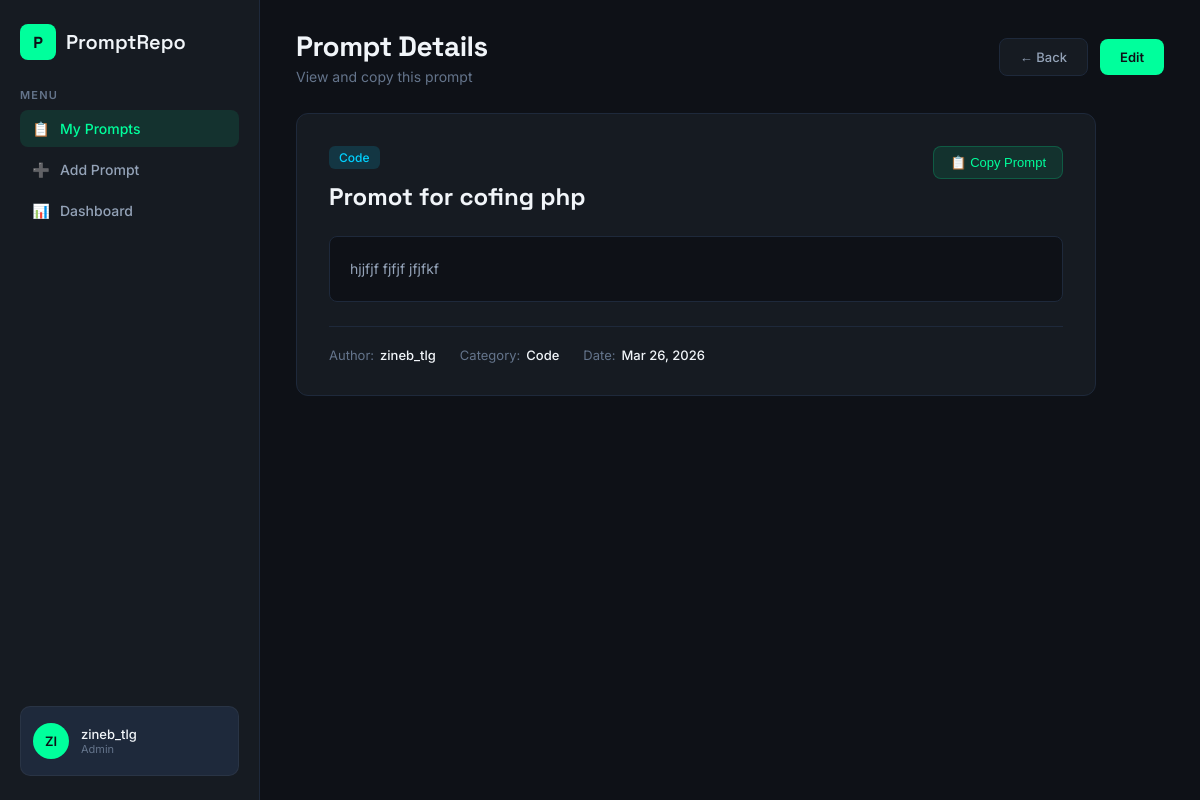
The page /prompts/view.php?id=3 (signed in) on the database its author committed.
### tables this page shows
CREATE TABLE `prompts` (
  `Id` int(11) NOT NULL,
  `Title` varchar(100) NOT NULL,
  `content` text NOT NULL,
  `User_Id` int(11) NOT NULL,
  `Category_Id` int(11) NOT NULL,
  `Created_at` datetime DEFAULT current_timestamp()
);

CREATE TABLE `categories` (
  `Id` int(11) NOT NULL,
  `Title` varchar(50) NOT NULL,
  `Created_at` datetime DEFAULT current_timestamp()
);

CREATE TABLE `users` (
  `Id` int(11) NOT NULL,
  `Username` varchar(50) NOT NULL,
  `Password` varchar(255) NOT NULL,
  `Email` varchar(150) NOT NULL,
  `Role` enum('admin','user') DEFAULT 'user',
  `Created_at` datetime DEFAULT current_timestamp()
);

### prompts/view.php (the view, shortened to what this page needs)
<?php
$database = new Database();
$db = $database->connect();
$prompt = new Prompt($db);
$prompt->id = $_GET['id'];
$stmt = $db->prepare("SELECT Prompts.*, Users.Username, Categories.Title AS Category_Title
    FROM Prompts
    INNER JOIN Users ON Prompts.User_Id = Users.Id
    INNER JOIN Categories ON Prompts.Category_Id = Categories.Id
    WHERE Prompts.Id = :id");
$stmt->bindParam(":id", $prompt->id);
$stmt->execute();
$row = $stmt->fetch(PDO::FETCH_ASSOC);
$catLower = strtolower($row['Category_Title']);
$tagClass = 'tag-default';
if (strpos($catLower, 'code') !== false) $tagClass = 'tag-code';
elseif (strpos($catLower, 'sql') !== false) $tagClass = 'tag-sql';
elseif (strpos($catLower, 'market') !== false) $tagClass = 'tag-marketing';
elseif (strpos($catLower, 'devops') !== false) $tagClass = 'tag-devops';
?>
<!DOCTYPE html>
<html lang="en">
<head>
    <link rel="stylesheet" href="../css/style.css">
</head>
<body>
<div class="dashboard">
    <aside class="sidebar">
        <div class="sidebar-top">
            <div class="logo">
                <div class="logo-icon">P</div>
                <div class="logo-text">PromptRepo</div>
            </div>
            <div class="nav-section">
                <div class="nav-label">MENU</div>
                <a href="index.php" class="nav-item active"><span class="icon">📋</span> My Prompts</a>
                <a href="create.php" class="nav-item"><span class="icon">➕</span> Add Prompt</a>
                <?php if ($_SESSION['role'] == 'admin') : ?>
                <a href="../admin/Dashboard.php" class="nav-item"><span class="icon">📊</span> Dashboard</a>
                <?php endif; ?>
            </div>
        </div>
        <div class="user-profile">
            <div class="user-avatar"><?= strtoupper(substr($_SESSION['username'], 0, 2)) ?></div>
            <div class="user-info">
                <div class="user-name"><?= $_SESSION['username'] ?></div>
                <div class="user-role"><?= $_SESSION['role'] == 'admin' ? 'Admin' : 'Developer' ?></div>
            </div>
        </div>
    </aside>
    <main class="main-content">
        <div class="top-bar">
            <div>
                <h1 class="page-title">Prompt Details</h1>
                <p class="page-subtitle">View and copy this prompt</p>
            </div>
            <div class="top-actions">
                <a href="index.php" class="btn-secondary">← Back</a>
                <?php if ($row['User_Id'] == $_SESSION['user_id'] || $_SESSION['role'] == 'admin') : ?>
                <a href="edit.php?id=<?= $row['Id'] ?>" class="btn-primary">Edit</a>
                <?php endif; ?>
            </div>
        </div>
        <div class="view-card">
            <div class="view-header">
                <div>
                    <div class="card-tag <?= $tagClass ?>"><?= $row['Category_Title'] ?></div>
                    <div class="view-title"><?= $row['Title'] ?></div>
                </div>
                <button class="copy-btn" onclick="copyPrompt()">📋 Copy Prompt</button>
            </div>
            <div class="view-content" id="promptContent"><?= htmlspecialchars($row['content']) ?></div>
            <div class="view-meta">
                <div class="meta-item">Author: <span class="meta-value"><?= $row['Username'] ?></span></div>
                <div class="meta-item">Category: <span class="meta-value"><?= $row['Category_Title'] ?></span></div>
                <div class="meta-item">Date: <span class="meta-value"><?= date('M d, Y', strtotime($row['Created_at'])) ?></span></div>
            </div>
        </div>
    </main>
</div>
</body>
</html>

### css/style.css (style rules this page uses)
* { margin: 0; padding: 0; box-sizing: border-box; }
:root { --primary: #00FF9C; --primary-hover: #00cc7d; --secondary: #00D1FF; --tertiary: #04d5ff; --neutral: #0E1117; --neutral-light: #161B22; --neutral-border: #1E293B; --text-primary: #F1F5F9; --text-secondary: #94A3B8; --text-muted: #64748B; --card-bg: #161B22; --surface: #0D1117; }
body { font-family: 'Inter', sans-serif; background: var(--neutral); color: var(--text-primary); }
a { text-decoration: none; color: inherit; }
.dashboard { display: flex; height: 100vh; }
.sidebar { width: 260px; background: var(--neutral-light); border-right: 1px solid var(--neutral-border); padding: 24px 20px; display: flex; flex-direction: column; justify-content: space-between; flex-shrink: 0; }
.sidebar-top { display: flex; flex-direction: column; gap: 28px; }
.logo { display: flex; align-items: center; gap: 10px; }
.logo-icon { width: 36px; height: 36px; background: var(--primary); border-radius: 8px; display: flex; align-items: center; justify-content: center; color: var(--neutral); font-family: 'Space Grotesk', sans-serif; font-weight: 700; font-size: 16px; }
.logo-text { font-family: 'Space Grotesk', sans-serif; font-size: 20px; font-weight: 600; color: var(--text-primary); }
.nav-label { font-size: 11px; font-weight: 600; color: var(--text-muted); letter-spacing: 1.2px; margin-bottom: 4px; }
.nav-section { display: flex; flex-direction: column; gap: 4px; }
.nav-item { display: flex; align-items: center; gap: 10px; padding: 10px 12px; border-radius: 8px; font-size: 14px; font-weight: 500; color: var(--text-secondary); transition: all 0.15s; }
.nav-item.active { background: rgba(0, 255, 156, 0.1); color: var(--primary); }
.nav-item .icon { width: 18px; text-align: center; }
.user-profile { display: flex; align-items: center; gap: 12px; padding: 16px 12px; border-radius: 10px; background: var(--neutral-border); border: 1px solid rgba(255,255,255,0.05); }
.user-avatar { width: 36px; height: 36px; border-radius: 50%; background: var(--primary); display: flex; align-items: center; justify-content: center; color: var(--neutral); font-size: 13px; font-weight: 600; flex-shrink: 0; }
.user-info { flex: 1; }
.user-name { font-size: 13px; font-weight: 500; color: var(--text-primary); }
.user-role { font-size: 11px; color: var(--text-muted); }
.main-content { flex: 1; padding: 28px 36px; overflow-y: auto; display: flex; flex-direction: column; gap: 28px; background: var(--neutral); }
.top-bar { display: flex; align-items: center; justify-content: space-between; }
.page-title { font-family: 'Space Grotesk', sans-serif; font-size: 28px; font-weight: 700; letter-spacing: -0.5px; color: var(--text-primary); }
.page-subtitle { font-size: 14px; color: var(--text-muted); margin-top: 4px; }
.top-actions { display: flex; align-items: center; gap: 12px; }
.btn-primary { display: inline-flex; align-items: center; gap: 8px; padding: 10px 20px; border-radius: 8px; background: var(--primary); color: var(--neutral); font-family: 'Inter', sans-serif; font-size: 13px; font-weight: 600; border: none; cursor: pointer; transition: background 0.15s; }
.card-tag { display: inline-block; padding: 4px 10px; border-radius: 6px; font-size: 12px; font-weight: 500; width: fit-content; }
.tag-code { background: rgba(0, 209, 255, 0.15); color: var(--secondary); }
.btn-secondary { display: inline-flex; align-items: center; padding: 10px 20px; border-radius: 8px; background: var(--neutral-light); color: var(--text-secondary); border: 1px solid var(--neutral-border); font-family: 'Inter', sans-serif; font-size: 13px; font-weight: 500; cursor: pointer; transition: all 0.15s; }
.sidebar { animation: slideInLeft 0.4s ease-out; }
.main-content { animation: fadeIn 0.5s ease-out; }
.top-bar { animation: fadeInUp 0.4s ease-out 0.1s both; }
.btn-primary { transition: all 0.25s ease; position: relative; overflow: hidden; }
.btn-secondary { transition: all 0.25s ease; }
.nav-item { transition: all 0.2s ease; }
.nav-item.active { animation: slideInLeft 0.3s ease-out; }
.user-profile { transition: all 0.25s ease; animation: fadeInUp 0.5s ease-out 0.3s both; }
.user-avatar { transition: transform 0.3s ease; }
.logo-icon { transition: all 0.3s ease; animation: fadeIn 0.5s ease-out; }
.card-tag { transition: all 0.2s ease; }

### rows shown on the page
prompts: Category_Id.Title "Code", Title "Promot for cofing php", content "hjjfjf fjfjf jfjfkf", User_Id.Username "zineb_tlg", Created_at "Mar 26, 2026"

### other values the page prints
substr($_SESSION['username'], 0, 2) "ZI"
$_SESSION['username'] "zineb_tlg"
